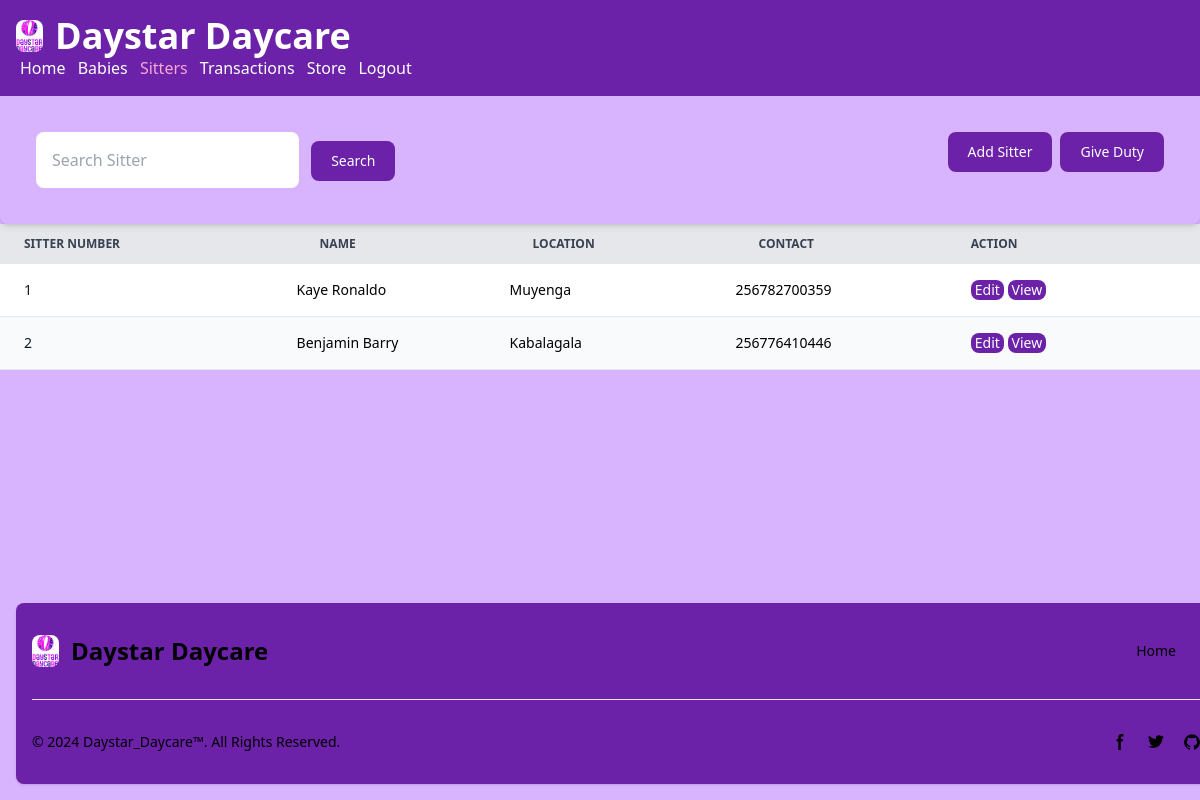
/sitter/, run on an earlier commit of the app's database.
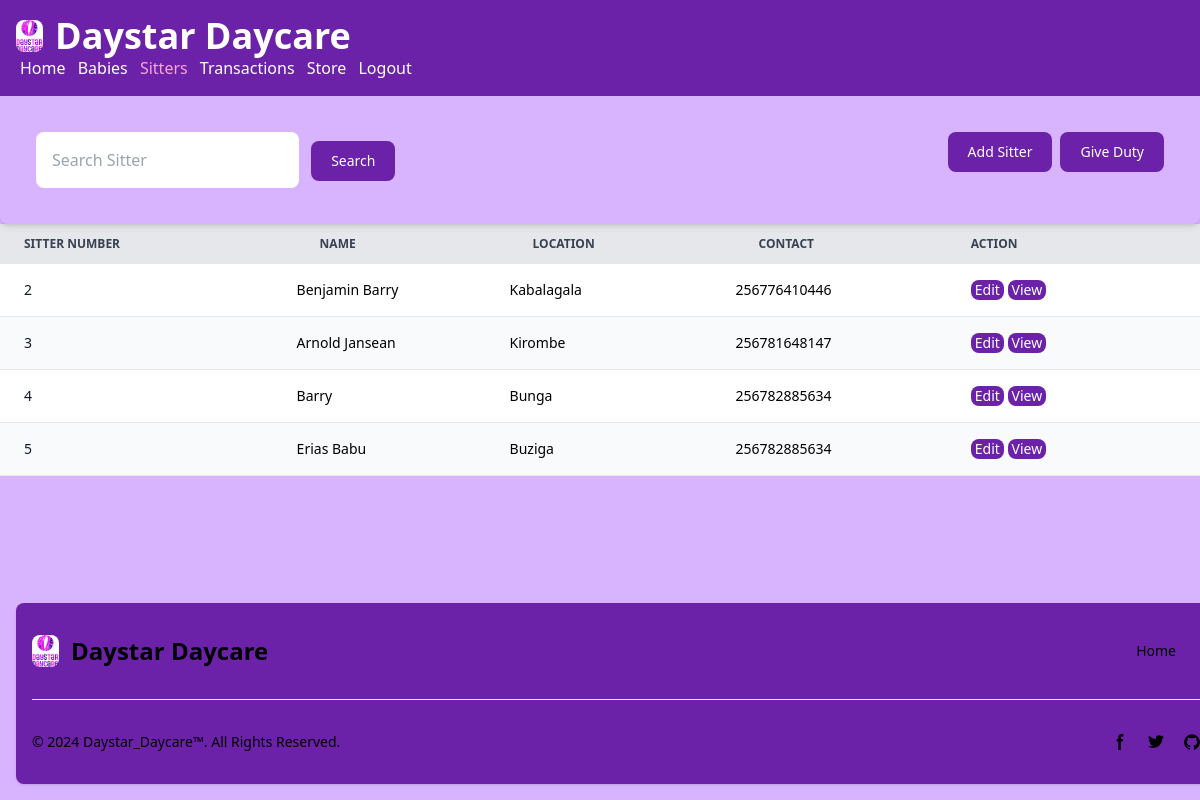
And on a later commit of the database.
### daystar_app/models.py (models this page shows, shortened)
class Sitter(models.Model):
    name = models.CharField(max_length=100)
    location = models.CharField(max_length=200)
    dob = models.DateField()
    gender = models.CharField(max_length=25)
    next_kin = models.CharField(max_length=100)
    nin = models.CharField(max_length=100)
    recomm_name = models.CharField(max_length=100)
    religion = models.CharField(max_length=50)
    level_education = models.CharField(max_length=200)
    contact = models.IntegerField()

### daystar_app/views.py (the view)
# urls.py: path('', views.sitter_home, name="sitter"),
def sitter_home(request):
    form = SitterForm()
    sitterlist = Sitter.objects.all()
    return render(request,'daystar_app/sitter.html', {'sitterlist':sitterlist})

### daystar_app/templates/daystar_app/sitter.html (shortened to what this page needs)
{% load static %}
<!DOCTYPE html>
<html lang="en">
<head>
    <script src="https://cdn.tailwindcss.com"></script>
</head>
<body class="bg-purple-300 flex flex-col h-screen">
    <div class="flex-grow">
        <nav class="flex bg-purple-800 gap-2 p-4 items-end text-white">
            <div>
                <a href="/home" class="flex items-center mb-4 sm:mb-0 space-x-3 rtl:space-x-reverse">
                    <img src="{% static "home_app/images/daystar_logo_2.jpg" %}" class="h-8 rounded-lg" alt="Daystar_Daycare_Logo">
                    <span class="self-center text-4xl font-semibold whitespace-nowrap dark:text-white">Daystar Daycare</span>
                </a>
                <div class="justify-end">
                    <a href="/home" class="px-1">Home</a>
                    <a href="/baby" class="px-1">Babies</a>
                    <a href="/sitter" class="text-pink-300 px-1">Sitters</a>
                    <a href="/baby/transactions" class="px-1">Transactions</a>
                    <a href="/baby/store" class="px-1">Store</a>
                    <a href="/logout" class="px-1">Logout</a>
                </div>
            </div>
        </nav>
        <div class="relative overflow-x-auto shadow-md sm:rounded-lg p-5">
            <div class="flex flex-wrap">
                <div class="w-1/2">
                    <form action="{% url "searchsitter" %}" method="post" class="p-4">
                        <input class="form-control p-4 rounded-lg" type="text" name="search" placeholder="Search Sitter">
                        <button type="submit" class="ml-2 text-white bg-purple-800 hover:bg-pink-300 focus:ring-4 focus:outline-none focus:ring-blue-300 font-medium rounded-lg text-sm w-full sm:w-auto px-5 py-2.5 text-center dark:bg-blue-600 dark:hover:bg-blue-600 dark:focus:ring-blue-800">Search</button>
                    </form>
                </div>
                <div class="p-4 w-1/2 flex justify-end">
                    <div>
                        <a href="add">
                            <button type="submit" class="text-white bg-purple-800 hover:bg-pink-300 focus:ring-4 focus:outline-none focus:ring-blue-300 font-medium rounded-lg text-sm w-full sm:w-auto px-5 py-2.5 text-center dark:bg-blue-600 dark:hover:bg-blue-700 dark:focus:ring-blue-800">Add Sitter</button>
                        </a>
                    </div>
                    <div>
                        <a href="{% url "duty" %}">
                            <button type="submit" class="ml-2 text-white bg-purple-800 hover:bg-pink-300 focus:ring-4 focus:outline-none focus:ring-blue-300 font-medium rounded-lg text-sm w-full sm:w-auto px-5 py-2.5 text-center dark:bg-blue-600 dark:hover:bg-blue-700 dark:focus:ring-blue-800">Give Duty</button>
                        </a>
                    </div>
                </div>
            </div>
        </div>
        <table class="w-full text-sm text-left rtl:text-right text-black-500 dark:text-gray-400 rounded">
            <thead class="text-xs text-gray-700 uppercase bg-gray-200 dark:bg-gray-700 dark:text-gray-400">
                <tr>
                    <th scope="col" class="px-6 py-3 text-left">
                        Sitter Number
                    </th>
                    <th scope="col" class="px-6 py-3 text-left">
                        Name
                    </th>
                    <th scope="col" class="px-6 py-3 text-left">
                        Location
                    </th>
                    <th scope="col" class="px-6 py-3 text-left">
                        Contact
                    </th>
                    <th scope="col" class="px-6 py-3 text-left">
                        Action
                    </th>
                </tr>
            </thead>
            <tbody>
                {% for sitter in sitterlist %}
                <tr class="odd:bg-white odd:dark:bg-gray-900 even:bg-gray-50 even:dark:bg-gray-800 border-b dark:border-gray-700">
                    <th scope="row" class="px-6 py-4 font-medium text-gray-900 whitespace-nowrap dark:text-white">{{ sitter.id }}</th>
                    <td px-6 py-4>{{ sitter.name }}</td>
                    <td px-6 py-4>{{ sitter.location }}</td>
                    <td px-6 py-4>{{ sitter.contact }}</td>
                    <td class="px-6 py-4">
                        <a href="{% url "editsitter" sitter.id %}">
                            <button type="submit" class="px-1 py-0 bg-purple-800 text-white hover:bg-pink-300 rounded-lg">Edit</button>
                        </a>
                        <a href="/sitter/view/{{ sitter.id }}/">
                            <button type="submit" class="px-1 py-0 bg-purple-800 text-white hover:bg-pink-300 rounded-lg">View</button>
                        </a>
                    </td>
                </tr>
                {% endfor %}
            </tbody>
        </table>
    </div>
    <footer class="bg-purple-800 rounded-lg shadow dark:bg-gray-900 m-4 fixed-bottom-0 left-0 right-0 w-screen">
        <div class="w-full max-w-screen-xl mx-auto p-4 md:py-8">
            <div class="sm:flex sm:items-center sm:justify-between">
                <a href="home" class="flex items-center mb-4 sm:mb-0 space-x-3 rtl:space-x-reverse">
                    <img src="{% static "home_app/images/daystar_logo_2.jpg" %}" class="h-8 rounded-lg" alt="Daystar_Daycare_Logo" />
                    <span class="self-center text-2xl font-semibold whitespace-nowrap dark:text-white">Daystar Daycare</span>
                </a>
                <ul class="flex flex-wrap items-center mb-6 text-sm font-medium text-black sm:mb-0 dark:text-gray-400">
                    <li>
                        <a href="home" class="hover:underline me-4 md:me-6">Home</a>
                    </li>
                </ul>
            </div>
            <hr class="my-6 border-gray-200 sm:mx-auto dark:border-gray-700 lg:my-8"/>
            <div class="sm:flex sm:items-center sm:justify-between">
                <span class="text-sm text-black sm:text-center dark:text-gray-400">© 2024 <a href="/home" class="hover:underline">Daystar_Daycare™</a>. All Rights Reserved.
                </span>
                <div class="flex mt-4 sm:justify-center sm:mt-0">
                    <a href="https://www.instagram.com/benjamin_barry65" class="text-black hover:text-gray-900 dark:hover:text-white">
                        <svg class="w-4 h-4" aria-hidden="true" xmlns="http://www.w3.org/2000/svg" fill="currentColor" viewBox="0 0 8 19">
                            <path fill-rule="evenodd" d="M6.135 3H8V0H6.135a4.147 4.147 0 0 0-4.142 4.142V6H0v3h2v9.938h3V9h2.021l.592-3H5V3.591A.6.6 0 0 1 5.592 3h.543Z" clip-rule="evenodd"/>
                        </svg>
                    </a>
                    <a href="https://twitter.com/benjaminbarry__" class="text-black hover:text-gray-900 dark:hover:text-white ms-5">
                    </a>
                    <a href="https://github.com/Benjaminbarry65" class="text-black hover:text-gray-900 dark:hover:text-white ms-5">
                    </a>
                </div>
            </div>
        </div>
    </footer>
</body>
</html>

What changed in the data, as far as the page shows it:
removed Sitter: id "1", name "Kaye Ronaldo", location "Muyenga", contact "256782700359"
added Sitter: id "3", name "Arnold Jansean", location "Kirombe", contact "256781648147"
added Sitter: id "4", name "Barry", location "Bunga", contact "256782885634"
added Sitter: id "5", name "Erias Babu", location "Buziga", contact "256782885634"
